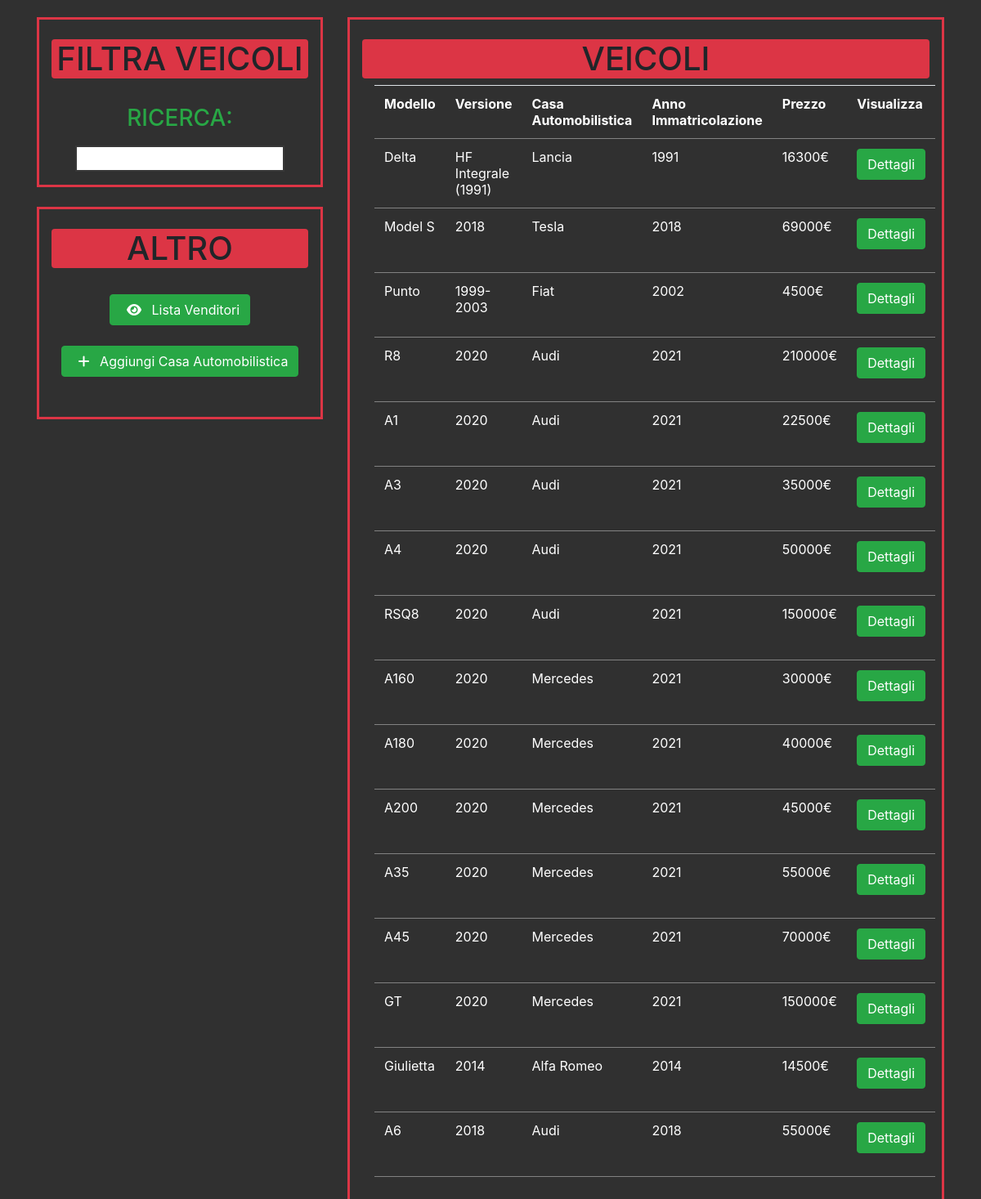
The page / on the database its author committed.
### tables this page shows
CREATE TABLE `veicolo` (
  `targa` varchar(20) NOT NULL,
  `annoImmatricolazione` int(11) NOT NULL,
  `cilindrata` int(11) NOT NULL,
  `alimentazione` varchar(20) NOT NULL,
  `prezzo` int(11) NOT NULL,
  `colore` varchar(20) NOT NULL,
  `numPorte` int(11) NOT NULL,
  `note` varchar(150) DEFAULT NULL,
  `modello` varchar(32) NOT NULL,
  `versione` varchar(32) DEFAULT NULL,
  PRIMARY KEY (`targa`),
  KEY `modello` (`modello`),
  FOREIGN KEY (`modello`) REFERENCES `modello_veicolo` (`nomeModello`) ON DELETE CASCADE
);

CREATE TABLE `modello_veicolo` (
  `nomeModello` varchar(32) NOT NULL,
  `annoInizioProd` int(11) NOT NULL,
  `annoFineProd` int(11) DEFAULT NULL,
  `descrizione` varchar(128) NOT NULL,
  `nomeCasa` varchar(32) NOT NULL,
  PRIMARY KEY (`nomeModello`),
  KEY `nomeCasa` (`nomeCasa`),
  FOREIGN KEY (`nomeCasa`) REFERENCES `casa_automobilistica` (`nomeCasa`) ON DELETE CASCADE
);

### database/utils.php (called while the page is built, shortened)
<?php
function database_connect_with_config_credentials(): mysqli
{
    $connection_status = mysqli_connect(
        DATABASE_HOSTNAME,
        DATABASE_USERNAME,
        DATABASE_PASSWORD,
        DATABASE_NAME,
        DATABASE_PORT
    );
    return $connection_status;
}
function database_fetch_as_array_and_close($result, mysqli $connection): array
{
    $data = array();
    while ($row = mysqli_fetch_assoc($result)) {
        array_push($data, $row);
    }
    return $data;
}
function database_execute_fetch_and_close(string $query): array
{
    $connection = database_connect_with_config_credentials();
    $stmt = mysqli_prepare($connection, $query);
    $status = mysqli_stmt_execute($stmt);
    $result = mysqli_stmt_get_result($stmt);
    return database_fetch_as_array_and_close($result, $connection);
}

### database/api.php (called while the page is built, shortened)
<?php
include_once __DIR__ . "/utils.php";
function database_fetch_vehicles(): array
{
    $query = "
        SELECT
            `nomeModello`, `targa`, `nomeCasa`,  `annoImmatricolazione`, `prezzo`, `versione`
        FROM `veicolo`
        JOIN `modello_veicolo`
        ON `veicolo`.`modello` = `modello_veicolo`.`nomeModello`;";
    return database_execute_fetch_and_close($query);
}

### functions.php (the view, shortened to what this page needs)
<?php
include_once(__DIR__ . "/database/utils.php");
function table($name, $data, $type)
{
    if ($type == "vehicles_header") {
        echo "<table class=\"table text-center text-white altriUtenti\">";
        foreach ($name as $key => $value) {
            echo "<th>$value</th>";
        }
        foreach ($data as $key => $value) {
            echo "<tr>";
            echo "<td>" . $value['nomeModello'] . "</td>";
            echo "<td>" . $value['versione'] . "</td>";
            echo "<td>" . $value['nomeCasa'] . "</td>";
            echo "<td>" . $value['annoImmatricolazione'] . "</td>";
            echo "<td>" . $value['prezzo'] . "€</td>";
            echo "<td><form action=\"car_details.php\" method=\"GET\"><button type=\"submit\" name=\"plate\" class=\"btn btn-success\" value=\"$value[targa]\">Dettagli</button></form></td>";
            echo "</tr>";
        }
        echo "</table><br /><br />";
    }
}

### index.php (shortened to what this page needs)
<?php
include_once __DIR__ . "/functions.php";
include_once __DIR__ . "/database/api.php";
$vehicles_table_header = ['Modello', 'Versione', 'Casa Automobilistica', 'Anno Immatricolazione', 'Prezzo', 'Visualizza'];
$vehicles = null;
$search_query = array_key_exists('search', $_GET) ? $_GET['search'] : '';
if (array_key_exists('search', $_GET)) {
    $vehicles = database_search_vehicle($search_query);
} else {
    $vehicles = database_fetch_vehicles();
}
?>
</html>
<!DOCTYPE html>
<html lang="en" dir="ltr">
<head>
    <?php include_once __DIR__ . "/partial/header.php" ?>
</head>
<body class="background">
    <div class="container">
        <div class="row background">
            <div class="col-4 background">
                <div class="col text-center border border-danger bordo">
                    <br>
                    <h1 class="bg-danger rounded text-center ">FILTRA VEICOLI</h1><br />
                    <form>
                        <label for="search" class="text-success"><strong><h3>RICERCA:</h3></strong></label>
                        <input class="bg-white" type="text" id="search" name="search" value="<?php echo $search_query ?>">
                    </form>
                </div><br />
                <div class="col text-center border border-danger bordo">
                    <br />
                    <h1 class="bg-danger rounded text-center">ALTRO</h1><br />
                    <a class="btn btn-success bottom-margin" role="button" href="car_seller_list.php">
                        <i class="fas fa-eye mx-2"></i>
                        Lista Venditori
                    </a>
                    <a class="btn btn-success bottom-margin" role="button" href="add_car_manufacturers.php">
                        <i class="fas fa-plus mx-2"></i>
                        Aggiungi Casa Automobilistica
                    </a><br><br>
                </div><br /><br />
            </div>
            <div class="col-8">
                <div class="col border border-danger bordo">
                    <br>
                    <h1 class="bg-danger rounded text-center ">VEICOLI</h1>
                    <?php if (isset($_POST['invio']) == false) : ?>
                        <div class="col text-center text-white" id="vehicles">
                            <?php table($vehicles_table_header, $vehicles, "vehicles_header") ?>
                        </div>
                    <?php endif ?>
                </div>
            </div>
        </div>
    </body>
</html>

### partial/header.php (shortened to what this page needs)
<link rel="stylesheet" href="https://stackpath.bootstrapcdn.com/bootstrap/4.3.1/css/bootstrap.min.css">
<link rel="stylesheet" type="text/css" href="style.css">

### style.css (style rules this page uses)
.background { background-color:#303030; }
table.altriUtenti { border-collapse: collapse; width: 60%; }
th, td { padding: 8px; text-align: left; border-bottom: 1px solid #828282; }
.container { margin-top: 5px; margin-bottom: 10px; }
.bottom-margin { margin-bottom: 25px; }
#search { color: white; background-color: #303030; border: 2px solid hsl(0, 0%, 22%); padding: 2px; }
.bordo { border-width: 3px !important; }

### rows shown on the page
veicolo: modello.nomeModello "Delta", versione "HF Integrale (1991)", modello.nomeCasa "Lancia", annoImmatricolazione "1991", prezzo "16300"
veicolo: modello.nomeModello "Model S", versione "2018", modello.nomeCasa "Tesla", annoImmatricolazione "2018", prezzo "69000"
veicolo: modello.nomeModello "Punto", versione "1999-2003", modello.nomeCasa "Fiat", annoImmatricolazione "2002", prezzo "4500"
veicolo: modello.nomeModello "R8", versione "2020", modello.nomeCasa "Audi", annoImmatricolazione "2021", prezzo "210000"
veicolo: modello.nomeModello "A1", versione "2020", modello.nomeCasa "Audi", annoImmatricolazione "2021", prezzo "22500"
veicolo: modello.nomeModello "A3", versione "2020", modello.nomeCasa "Audi", annoImmatricolazione "2021", prezzo "35000"
veicolo: modello.nomeModello "A4", versione "2020", modello.nomeCasa "Audi", annoImmatricolazione "2021", prezzo "50000"
veicolo: modello.nomeModello "RSQ8", versione "2020", modello.nomeCasa "Audi", annoImmatricolazione "2021", prezzo "150000"
veicolo: modello.nomeModello "A160", versione "2020", modello.nomeCasa "Mercedes", annoImmatricolazione "2021", prezzo "30000"
veicolo: modello.nomeModello "A180", versione "2020", modello.nomeCasa "Mercedes", annoImmatricolazione "2021", prezzo "40000"
veicolo: modello.nomeModello "A200", versione "2020", modello.nomeCasa "Mercedes", annoImmatricolazione "2021", prezzo "45000"
veicolo: modello.nomeModello "A35", versione "2020", modello.nomeCasa "Mercedes", annoImmatricolazione "2021", prezzo "55000"
veicolo: modello.nomeModello "A45", versione "2020", modello.nomeCasa "Mercedes", annoImmatricolazione "2021", prezzo "70000"
veicolo: modello.nomeModello "GT", versione "2020", modello.nomeCasa "Mercedes", annoImmatricolazione "2021", prezzo "150000"
veicolo: modello.nomeModello "Giulietta", versione "2014", modello.nomeCasa "Alfa Romeo", annoImmatricolazione "2014", prezzo "14500"
veicolo: modello.nomeModello "A6", versione "2018", modello.nomeCasa "Audi", annoImmatricolazione "2018", prezzo "55000"

### other values the page prints
$value "Modello"
$value "Versione"
$value "Casa Automobilistica"
$value "Anno Immatricolazione"
$value "Prezzo"
$value "Visualizza"
